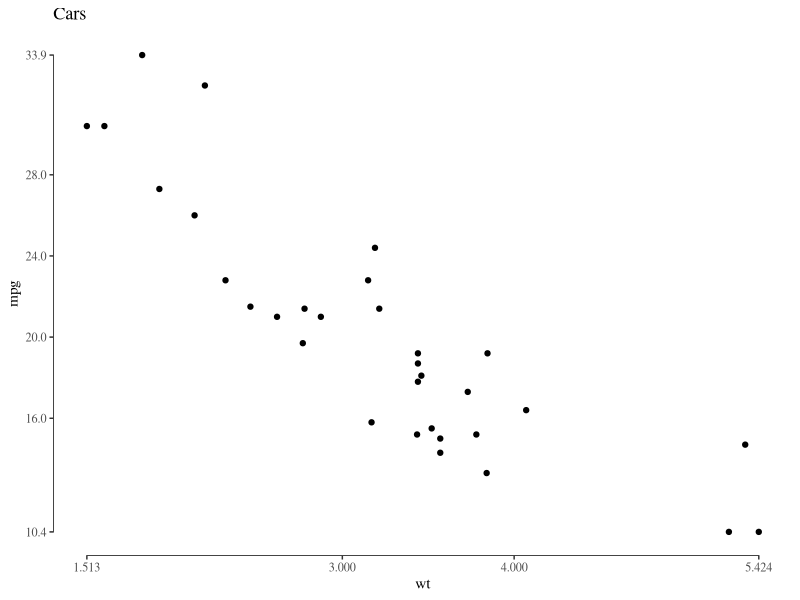
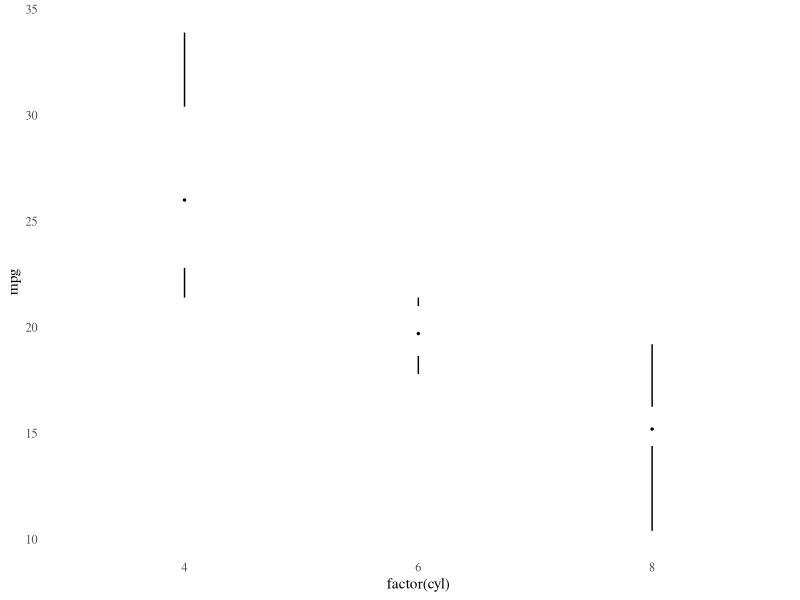
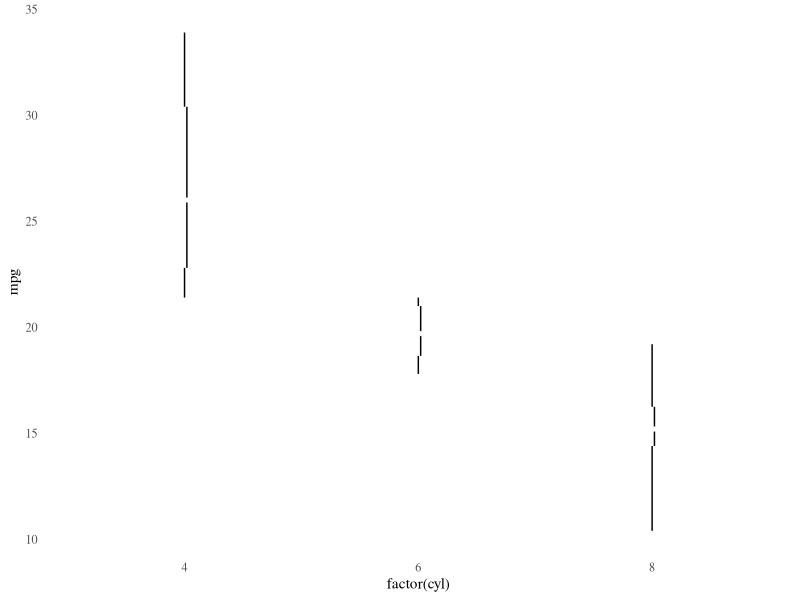
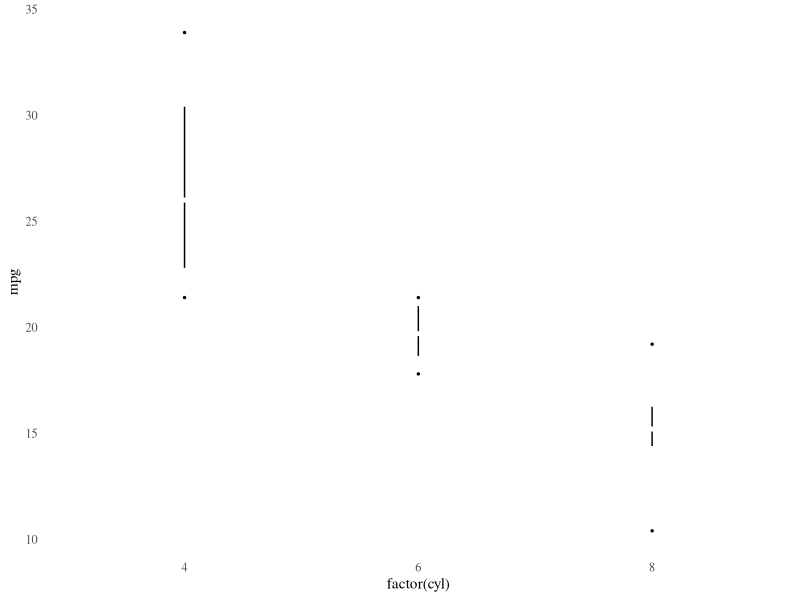
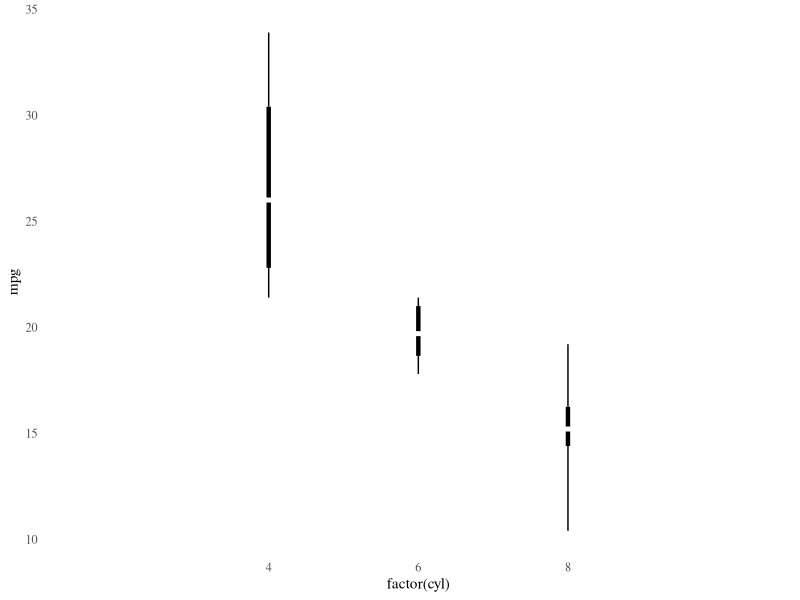
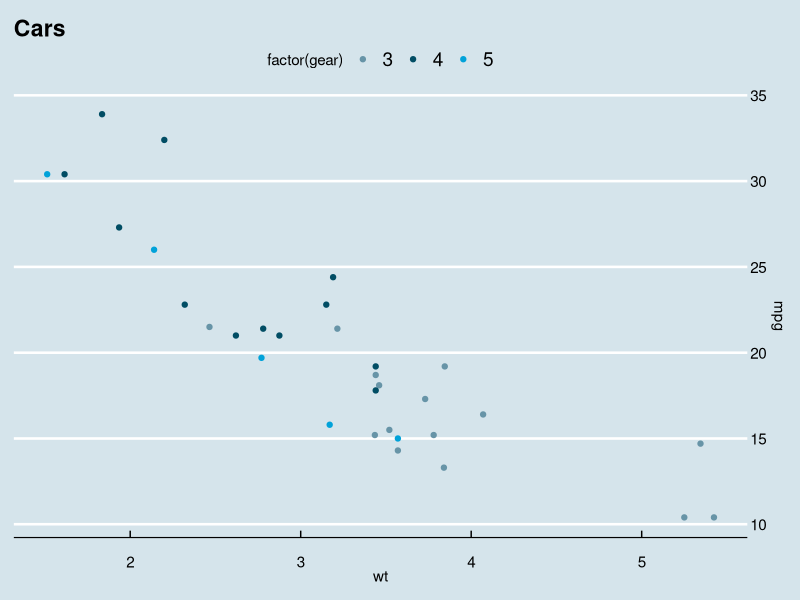
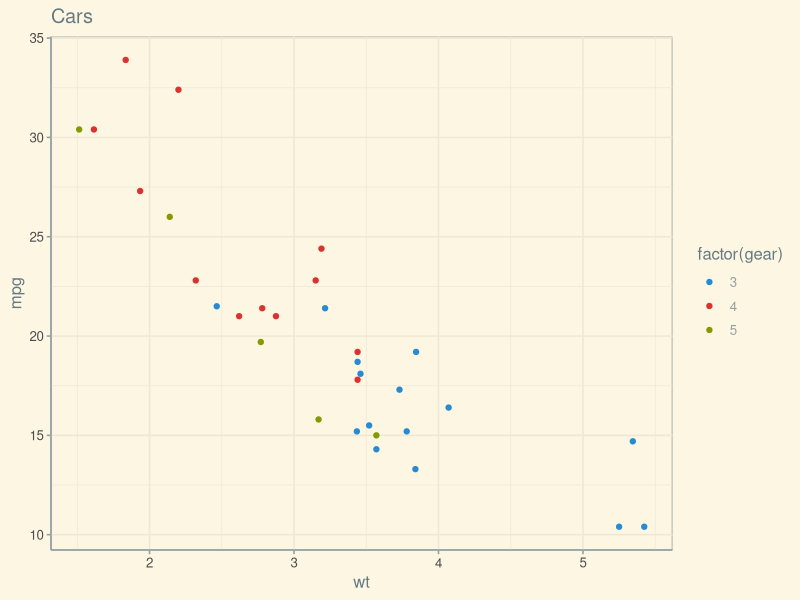
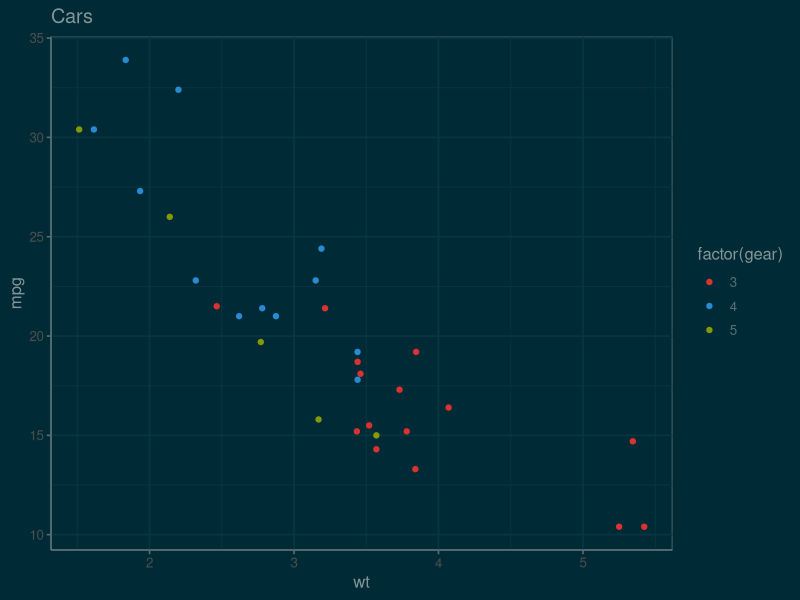

R code for these plots, in order: (Note: this script raises an error after producing the figures.)
## ---- chunk 1
library("ggplot2")
library("ggthemes")

p <- ggplot(mtcars, aes(x = wt, y = mpg)) +
  geom_point() +
  ggtitle("Cars")

p2 <- ggplot(mtcars, aes(x = wt, y = mpg, colour = factor(gear))) +
  geom_point() +
  ggtitle("Cars")

p3 <- p2 + facet_wrap(~ am)


## ---- chunk 2
p + geom_rangeframe() +
  theme_tufte() + 
  scale_x_continuous(breaks = extended_range_breaks()(mtcars$wt)) +
  scale_y_continuous(breaks = extended_range_breaks()(mtcars$mpg))
## ---- chunk 3
p4 <- ggplot(mtcars, aes(factor(cyl), mpg))

p4 + theme_tufte(ticks=FALSE) + geom_tufteboxplot()

## ---- chunk 4
p4 + theme_tufte(ticks=FALSE) +
  geom_tufteboxplot(median.type = "line")
## ---- chunk 5
p4 + theme_tufte(ticks=FALSE) +
  geom_tufteboxplot(median.type = "line", whisker.type = 'point', hoffset = 0)

## ---- chunk 6
p4 + theme_tufte(ticks=FALSE) +
  geom_tufteboxplot(median.type = "line", whisker.type = 'line', hoffset = 0, width = 3)

## ---- chunk 7
p2 + theme_economist() + scale_colour_economist() +
  scale_y_continuous(position = "right")
## ---- chunk 8
p2 + theme_solarized() +
  scale_colour_solarized("blue")
## ---- chunk 9
p2 + theme_solarized(light = FALSE) +
  scale_colour_solarized("red")

## ---- chunk 10
p2 + theme_solarized_2(light = FALSE) +
  scale_colour_solarized("blue")

## ---- chunk 11
p2 + theme_stata() + scale_colour_stata()
                             
## ---- chunk 12
p2 + theme_excel() + scale_colour_excel()

## ---- chunk 13
ggplot(diamonds, aes(x = clarity, fill = cut)) +
  geom_bar() +
  scale_fill_excel() +
  theme_excel()

## ---- chunk 14
p2 + theme_igray()

## ---- chunk 15
p2 + geom_smooth(method = "lm", se = FALSE) +
  scale_color_fivethirtyeight("cyl") +
  theme_fivethirtyeight()

## ---- chunk 16
p2 + geom_smooth(method = "lm", se = FALSE) +
  scale_color_ptol("cyl") +
  theme_minimal()
## ---- chunk 17
ggplot(diamonds, aes(x = clarity, fill = cut)) +
  geom_bar() +
  scale_fill_ptol() +
  theme_minimal()
## ---- chunk 18
p2 + theme_igray() + scale_colour_tableau()

## ---- chunk 19
p2 + theme_igray() + scale_colour_tableau("colorblind10")

## ---- chunk 20
p2 + theme_few() + scale_colour_few()
## ---- chunk 21
p2 + theme_wsj() + scale_colour_wsj("colors6", "")
## ---- chunk 22
p2 + theme_base()
## ---- chunk 23
par(fg = "blue", bg = "gray", col.lab = "red", font.lab = 3)
p2 + theme_par()
## ---- chunk 24
p2 + theme_gdocs() + scale_color_gdocs()

## ---- chunk 25
p2 + theme_calc() + scale_color_calc()
## ---- chunk 26
p2 + theme_pander() + scale_colour_pander()
 
## ---- chunk 27
ggplot(diamonds, aes(x = clarity, fill = cut)) +
  geom_bar() +
  theme_pander() +
  scale_fill_pander()
  
## ---- chunk 28
p2 + theme_hc() + scale_colour_hc()
 
## ---- chunk 29
p2 + theme_hc(bgcolor = "darkunica") +
  scale_colour_hc("darkunica")
## ---- chunk 30
dtemp <- data.frame(months = factor(rep(substr(month.name,1,3), 4), levels = substr(month.name,1,3)),
                    city = rep(c("Tokyo", "New York", "Berlin", "London"), each = 12),
                    temp = c(7.0, 6.9, 9.5, 14.5, 18.2, 21.5, 25.2, 26.5, 23.3, 18.3, 13.9, 9.6,
                             -0.2, 0.8, 5.7, 11.3, 17.0, 22.0, 24.8, 24.1, 20.1, 14.1, 8.6, 2.5,
                             -0.9, 0.6, 3.5, 8.4, 13.5, 17.0, 18.6, 17.9, 14.3, 9.0, 3.9, 1.0,
                             3.9, 4.2, 5.7, 8.5, 11.9, 15.2, 17.0, 16.6, 14.2, 10.3, 6.6, 4.8))
## ---- chunk 31
ggplot(dtemp, aes(x = months, y = temp, group = city, color = city)) +
  geom_line() +
  geom_point(size = 1.1) + 
  ggtitle("Monthly Average Temperature") +
  theme_hc() +
  scale_colour_hc()
## ---- chunk 32
ggplot(dtemp, aes(x = months, y = temp, group = city, color = city)) +
  geom_line() + 
  geom_point(size = 1.1) + 
  ggtitle("Monthly Average Temperature") +
  theme_hc(bgcolor = "darkunica") +
  scale_fill_hc("darkunica")
## ---- chunk 33
library("maps")
us <- fortify(map_data("state"), region = "region")
ggplot() +
  geom_map(data  =  us, map = us,
           aes(x = long, y = lat, map_id = region, group = group),
           fill = "white", color = "black", size = 0.25) +
  coord_map("albers", lat0 = 39, lat1 = 45) +
  theme_map()
